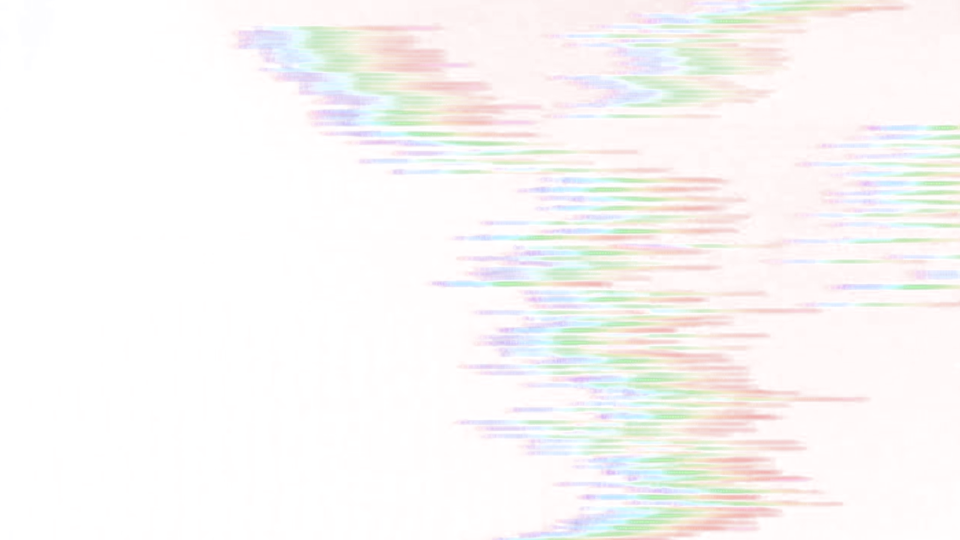
#> input picture noises/noise10.png, 1920 x 1080 px, given in place of image2.jpg, which was not available (shown at 1/2 size)
$ python main.py   (older library calls are emulated)
#> lines starting #> are read from the running program, lines starting #| are printed output that depends on the picture; pictures that were not available may be replaced by others from this repository, and a replacement may not be noted
from PIL import Image, ImageDraw, ImageFont, ImageFilter
import math
import os
import random


class Preview:
    def __init__(self, image_text: str, background: str):
#> called with background = 'image2.jpg'
        self.text = image_text
        self.image = Image.open(background)
#> self.image is the input picture: PIL image 1920x1080 RGBA; mean R, G, B, A 145.6, 38.7, 33.9, 12.1
        self.size_x, self.size_y = self.image.size
#> self.size_x = 1920; self.size_y = 1080
        self.font = 'fonts/CricketInlineShadow.ttf'
        self.bg_font_color = None
        self.font_color = (255, 255, 255)

    def blur_background(self, strength=100):
        self.image = self.image.filter(ImageFilter.GaussianBlur(strength))  # наложение блюра

    def rotate_image(self, rot: int):
#> called with rot = 30
        self.image = self.image.rotate(rot)
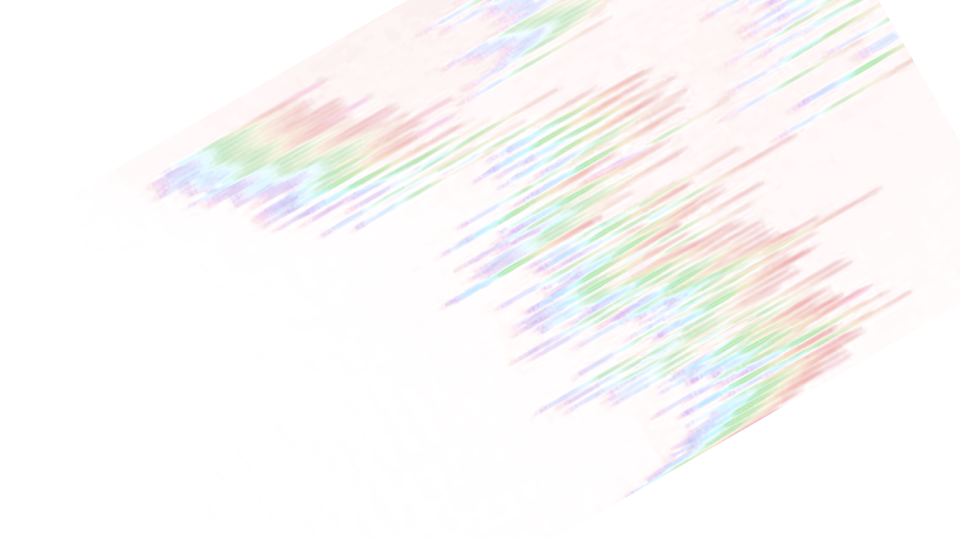
#> self.image: PIL image 1920x1080 RGBA (shown at 1/2 size); mean R, G, B, A 120.3, 32.1, 28.5, 10.3; transparent parts drawn white
        x = int(self.size_x / (16 / 9 * math.sin(math.radians(rot)) + math.cos(math.radians(rot))))
#> x = 1094
        y = int(x * 9 / 16)
#> y = 615
        self.image = self.image.crop(((self.size_x - x) // 2, (self.size_y - y) // 2, x + (self.size_x - x) // 2,
                                      (self.size_y - y) // 2 + y))
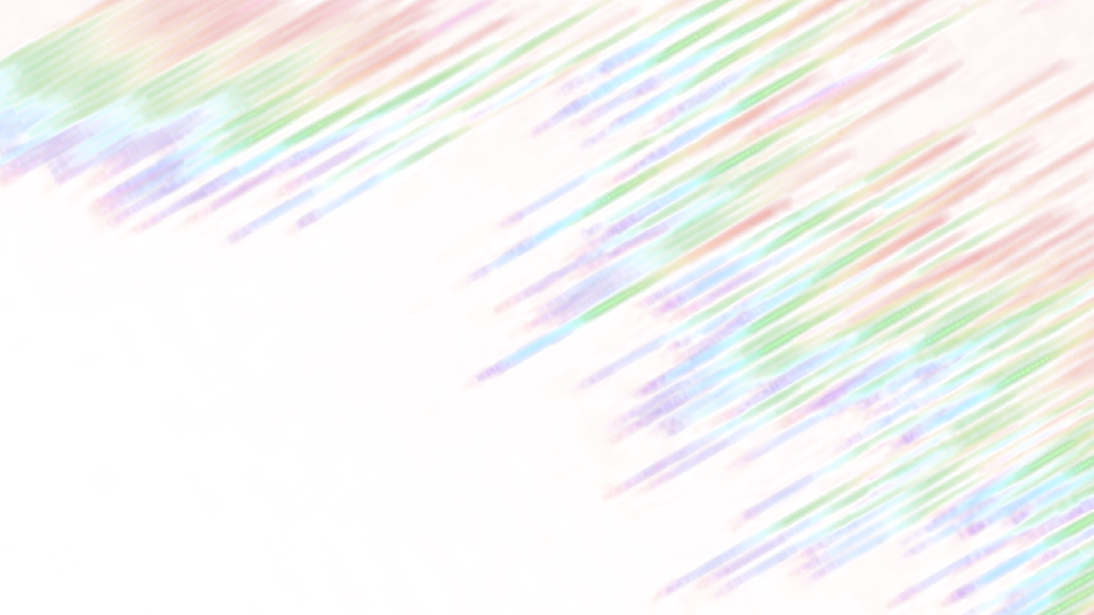
#> self.image: PIL image 1094x615 RGBA; mean R, G, B, A 156.1, 67.8, 58.8, 18.7; transparent parts drawn white
        self.size_x = x
#> self.size_x = 1094
        self.size_y = y
#> self.size_y = 615

    def overlay_noise(self, noise_id=1):
        noise_image = Image.open(f'noises/noise{noise_id}.png')  # выбор картинки шума
        noise_image = noise_image.resize((self.size_x, self.size_y),
                                         Image.ANTIALIAS)
        # пофиксить адаптацию!!!
        self.image.paste(noise_image, (0, 0), mask=noise_image)  # вставка шума как маски

    def set_font(self, font_name: str):
#> in blur_background, `self.image = self.image.filter(ImageFilter.GaussianBlur(strength))`:
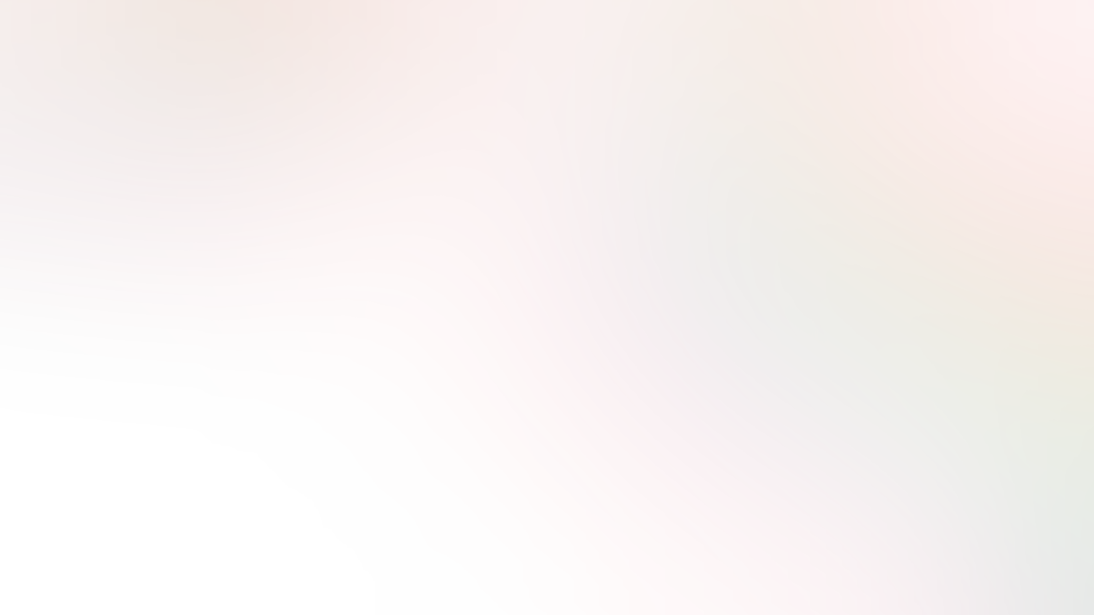
#> self.image: PIL image 1094x615 RGBA; mean R, G, B, A 158.4, 64.6, 56.2, 18.3; transparent parts drawn white
        self.font = 'fonts/' + font_name

    def set_bg_font_color(self, red, green, blue):
        self.bg_font_color = (red, green, blue)

    def set_font_color(self, red, green, blue):
        self.font_color = (red, green, blue)

    def generate_text(self, text=''):
#> called with text = ''
        if text:
            self.text = text
        test_font = ImageFont.truetype(self.font, 100)
        max_words = list()
        for word in self.text.split('\n'):
            max_words.append(test_font.getlength(word.strip()))
        del test_font
        max_word = self.text.split('\n')[max_words.index(max(max_words))]
        del max_words
        # определение размера шрифта
        bg_font = ImageFont.truetype(self.font, size=6)
        main_font = ImageFont.truetype(self.font, size=1)
        for font_size in range(self.size_x // 2, 0, -2):
            bg_font = ImageFont.truetype(self.font, size=font_size)
            main_font = ImageFont.truetype(self.font, size=font_size)
            if bg_font.getlength(max_word) < self.size_x * 0.9 and bg_font.getsize_multiline(self.text)[1] < self.size_y:
                break
        # добавление пробелов для центрирования текста
        max_length = main_font.getlength(max_word)
        new_text = ''
        for iter_word in self.text.split('\n'):
            while main_font.getlength(iter_word) <= max_length:
                iter_word = ' ' + iter_word + ' '
            new_text += iter_word + '\n'
        self.text = new_text[:-1]
        # определение среднего цвета
        if self.bg_font_color is None:
            red, green, blue, total = 0, 0, 0, 0
            pixels = self. image.load()
            for x_cord in range(self.size_x):
                for y_cord in range(self.size_y):
                    red += pixels[x_cord, y_cord][0]
                    green += pixels[x_cord, y_cord][1]
                    blue += pixels[x_cord, y_cord][2]
                    total += 1
            self.bg_font_color = (red // total, green // total, blue // total)
        # отрисовка текста
        text_artist = ImageDraw.Draw(self.image)
        font_x, font_y = bg_font.getsize_multiline(self.text)
        text_artist.text(((self.size_x - font_x) // 2, (self.size_y - font_y) // 2), self.text, font=bg_font,
                         fill=self.bg_font_color)
        font_x, font_y = main_font.getsize_multiline(self.text)
        text_artist.text((((self.size_x - font_x) // 2) * 0.9, (self.size_y - font_y) // 2), self.text, font=main_font,
                         fill=self.font_color)

    def set_filter(self, filter_type: str):
        pixels = self.image.load()
        for x in range(self.size_x):
            for y in range(self.size_y):
                new_pixel = [0, 0, 0]
                if filter_type == 'invert':
                    filter_type = 'invertredinvertgreeninvertblue'
                if filter_type == 'gray':
                    center = sum(pixels[x, y]) // 3
                    pixels[x, y] = (center, center, center)
                    continue
                if 'invertred' in filter_type:
                    new_pixel[0] = 255 - pixels[x, y][0]
                elif 'red' in filter_type:
                    new_pixel[0] = pixels[x, y][0]
                if 'invertgreen' in filter_type:
                    new_pixel[1] = 255 - pixels[x, y][1]
                elif 'green' in filter_type:
                    new_pixel[1] = pixels[x, y][1]
                if 'invertblue' in filter_type:
                    new_pixel[2] = 255 - pixels[x, y][2]
                elif 'blue' in filter_type:
                    new_pixel[2] = pixels[x, y][2]
                pixels[x, y] = tuple(new_pixel)

    def save_preview(self, name='result.png'):
        self.image.save(name, format='png')


def get_random_font():
    fonts = os.listdir('fonts')
    font = random.choice(fonts)
    return font


if __name__ == '__main__':
    preview = Preview('wow\nNSTEP GAY\nebaat', 'image2.jpg')
    preview.rotate_image(30)
    fonts = os.listdir('fonts')
    font = random.choice(fonts)
    preview.set_font(font)
    preview.blur_background()
#> (the run stopped early here; a loop or call above may not have finished)

$ run again, on noises/noise15.png
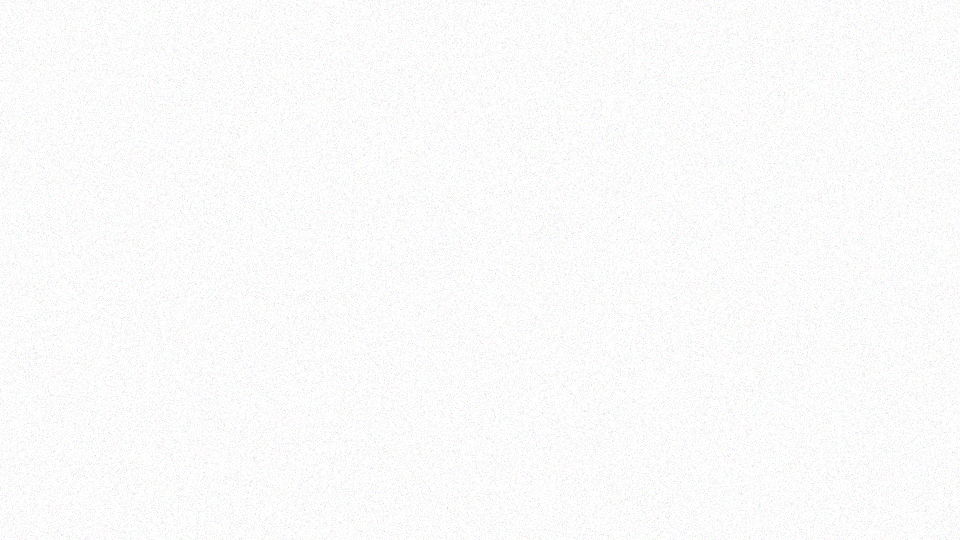
#> input picture noises/noise15.png, 1920 x 1080 px, given in place of image2.jpg, which was not available (shown at 1/2 size)
#> in __init__, self.image is the input picture: PIL image 1920x1080 RGBA; mean R, G, B, A 30.4, 30.4, 30.7, 9.1
#> in rotate_image, `self.image = self.image.crop(((self.size_x - x) // 2, (self.size_y - y..`:
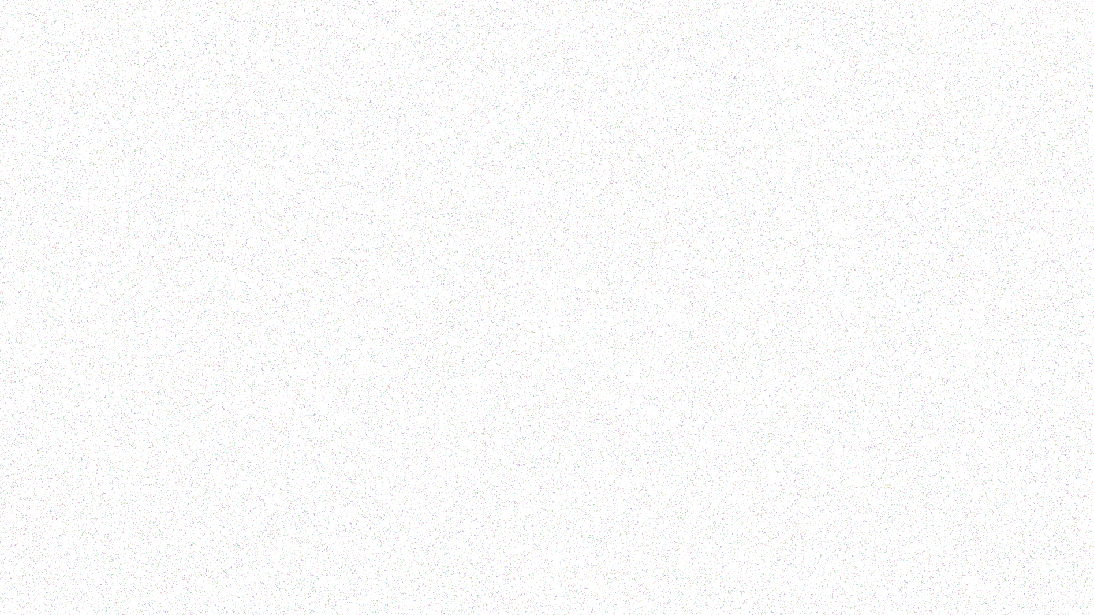
#> self.image: PIL image 1094x615 RGBA; mean R, G, B, A 30.3, 30.4, 30.7, 9; transparent parts drawn white

$ run again, on noises/noise2.png
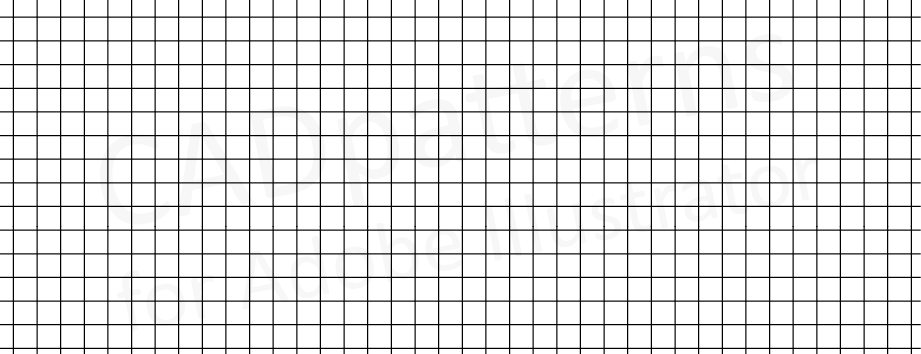
#> input picture noises/noise2.png, 921 x 354 px, given in place of image2.jpg, which was not available
#> in __init__, self.image is the input picture: PIL image 921x354 RGBA; mean R, G, B, A 0, 0, 4.4, 26
#> in rotate_image, `self.image = self.image.crop(((self.size_x - x) // 2, (self.size_y - y..`:
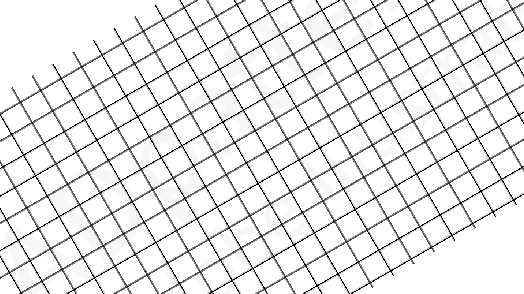
#> self.image: PIL image 524x294 RGBA; mean R, G, B, A 0, 0, 6, 23.7; transparent parts drawn white
#> in blur_background, `self.image = self.image.filter(ImageFilter.GaussianBlur(strength))`:
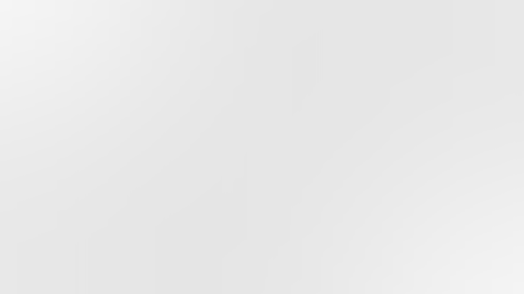
#> self.image: PIL image 524x294 RGBA; mean R, G, B, A 0, 0, 5.4, 22.1; transparent parts drawn white
